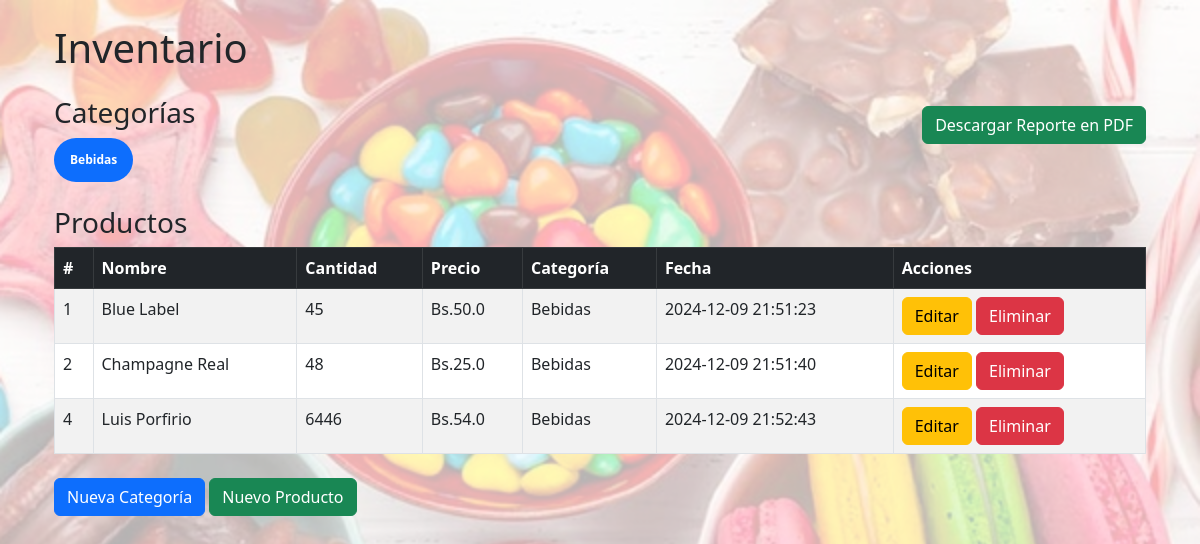
Before: / with the older database file.
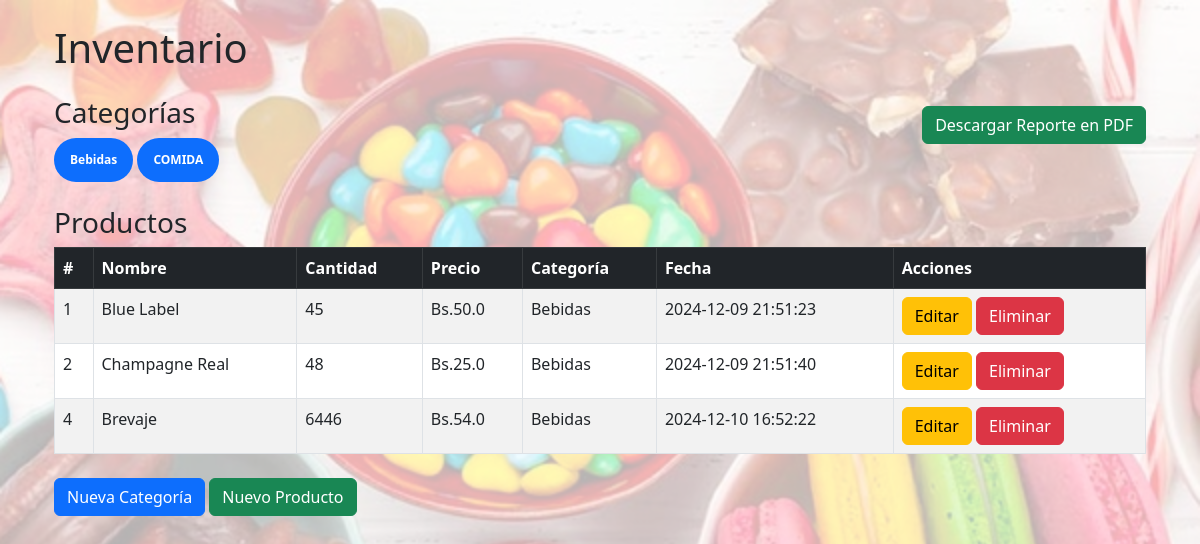
After: the same page with the newer database file.
### models.py (models this page shows)
class Categoria(db.Model):
    id = db.Column(db.Integer, primary_key=True)
    nombre = db.Column(db.String(50), nullable=False, unique=True)
    productos = db.relationship('Producto', backref='categoria', lazy=True)

class Producto(db.Model):
    id = db.Column(db.Integer, primary_key=True)
    nombre = db.Column(db.String(100), nullable=False)
    cantidad = db.Column(db.Integer, nullable=False, default=0)
    precio = db.Column(db.Float, nullable=False)
    categoria_id = db.Column(db.Integer, db.ForeignKey('categoria.id'), nullable=False)
    fecha = db.Column(db.DateTime, default=datetime.now, onupdate=datetime.now)

### app.py (the view)
@app.route('/')
def index():
    categorias = Categoria.query.all()
    productos = Producto.query.all()
    return render_template('index.html', categorias=categorias, productos=productos)

### templates/index.html (shortened to what this page needs)
{% extends 'base.html' %}
{% block content %}
<div class="container mt-4">
    <h1 class="mb-4">Inventario</h1>
    <a href="{{ url_for('descargar_reporte_pdf') }}" class="btn btn-success align-right">Descargar Reporte en PDF</a>
    <h3>Categorías</h3>
    <div class="mb-4">
        {% for categoria in categorias %}
            <span class="badge rounded-pill bg-primary p-3">{{ categoria.nombre }}</span>
        {% endfor %}
    </div>
    <h3>Productos</h3>
    <table class="table table-bordered table-striped">
        <thead class="table-dark">
            <tr>
                <th>#</th>
                <th>Nombre</th>
                <th>Cantidad</th>
                <th>Precio</th>
                <th>Categoría</th>
                <th>Fecha</th>
                <th>Acciones</th>
            </tr>
        </thead>
        <tbody>
            {% for producto in productos %}
                <tr>
                    <td>{{ producto.id }}</td>
                    <td>{{ producto.nombre }}</td>
                    <td>{{ producto.cantidad }}</td>
                    <td>${{ producto.precio }}</td>
                    <td>{{ producto.categoria.nombre }}</td>
                    <td>{{ producto.fecha.strftime('%Y-%m-%d %H:%M:%S') }}</td>
                    <td>
                        <a href="{{ url_for('editar_producto', id=producto.id) }}" class="btn btn-warning">Editar</a>
                <a href="{{ url_for('eliminar_producto', id=producto.id) }}" class="btn btn-danger">Eliminar</a>
                    </td>
                </tr>
            {% else %}
                <tr>
                    <td colspan="6" class="text-center">No hay productos registrados.</td>
                </tr>
            {% endfor %}
        </tbody>
    </table>
    <div class="mt-4">
        <a href="{{ url_for('nueva_categoria') }}" class="btn btn-primary">Nueva Categoría</a>
        <a href="{{ url_for('nuevo_producto') }}" class="btn btn-success">Nuevo Producto</a>
    </div>
</div>
{% endblock %}

### templates/base.html (shortened to what this page needs)
<!DOCTYPE html>
<html lang="es">
<head>
    <link rel="stylesheet" href="{{ url_for('static', filename='styles.css') }}">
    <link href="https://cdn.jsdelivr.net/npm/bootstrap@5.3.0-alpha1/dist/css/bootstrap.min.css" rel="stylesheet">
</head>
<body>
    <div class="container mt-4">
        {% block content %}{% endblock %}
    </div>
</body>
</html>

### static/styles.css (style rules this page uses)
body { background: linear-gradient(rgba(255, 255, 255, 0.7), rgba(255, 255, 255, 0.7)), url('/static/images/tiendita.jpg') no-repeat center center fixed; background-size: cover; }
.align-right { float: right; margin-top: 10px; }

Changed rows visible on the page:
added Categoria: nombre "COMIDA"
changed Producto id 4: nombre "Luis Porfirio" → "Brevaje"; fecha "2024-12-09 21:52:43" → "2024-12-10 16:52:22"
